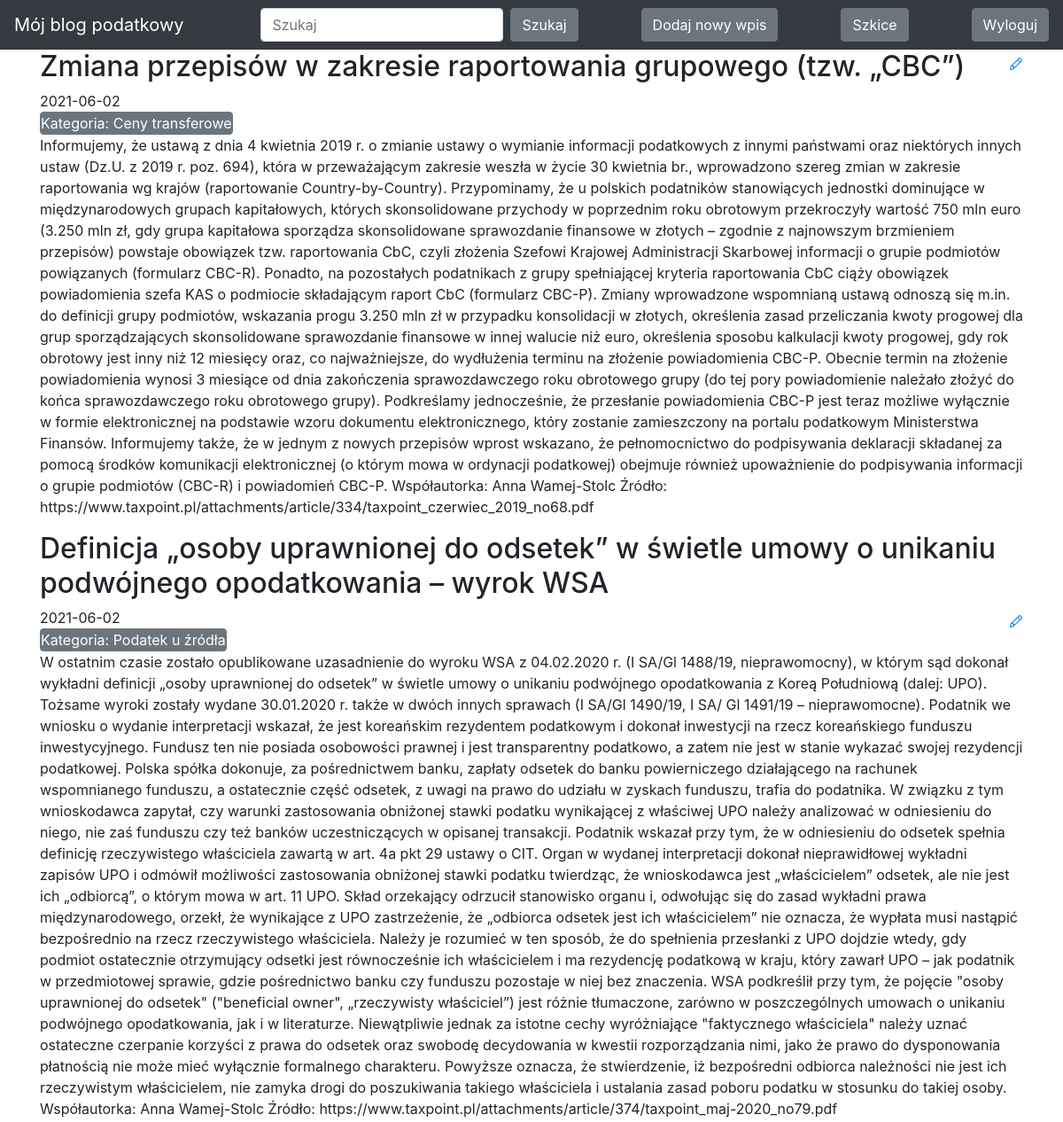
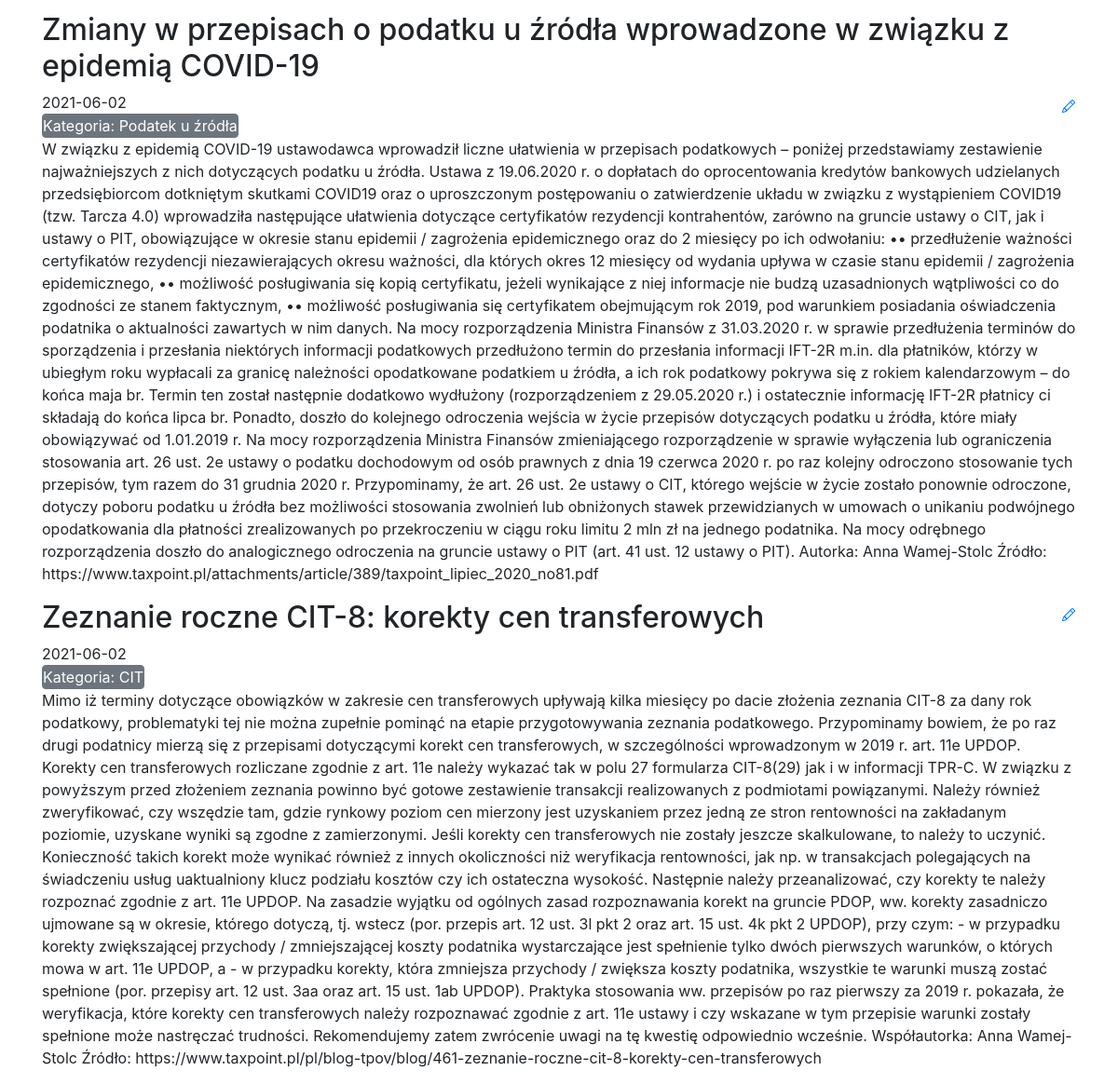
The page / (signed in) on the database its author committed (2 pictures, top to bottom).
### blog/models.py (models this page shows)
class Entry(db.Model):
    id = db.Column(db.Integer, primary_key=True)
    title = db.Column(db.String(80), nullable=False)
    body = db.Column(db.Text, nullable=False)
    pub_date = db.Column(db.DateTime, nullable=False,
                         default=datetime.datetime.utcnow)
    is_published = db.Column(db.Boolean, default=False)
    category = db.Column(db.String(80), nullable=False)

### blog/routes.py (the view)
@app.route("/")
def index():
    search = request.args.get('search', default=None)
    category = request.args.get('category', default=None)
    query = Entry.query.filter_by(is_published=True)
    if search:
        query = query.filter(or_(Entry.title.contains(search), Entry.body.contains(search)))
    elif category:
        query = query.filter(Entry.category == category)
    all_posts = query.order_by(Entry.pub_date.desc())
    return render_template("homepage.html", all_posts=all_posts)

### blog/templates/homepage.html (shortened to what this page needs)
<!DOCTYPE html>
<html lang="en">
{% extends "base.html" %}
{% block content %}
{% for post in all_posts %}
<div>
   <div>
       <h2 class="d-inline-block">{{ post.title }}</h2>
       <a href="{{ url_for('edit_entry', entry_id=post.id) }}">
       </a>
   </div>
   {{ post.pub_date.strftime('%Y-%m-%d') }}
    <form class="form-inline my-2 my-lg-0" action="{{ url_for('index') }}" method="GET">
    <button class="btn btn-secondary my-2 my-sm-0 p-0" name="category" value="{{ post.category }}" type="submit">Kategoria: {{ post.category }}</button>
    </form>
    <p>
       {{ post.body}}
   </p>
</div>
{% endfor %}
{% endblock %}

### rows shown on the page
Entry: title "Zmiana przepisów w zakresie raportowania grupowego (tzw. „CBC”)", pub_date "2021-06-02", category "Ceny transferowe", body "Informujemy, że ustawą z dnia 4 kwietnia 2019 r. o zmianie ustawy o wymianie informacji podatkowych z innymi państwami oraz niektórych innych ustaw (Dz.U. z 2019 r. poz. 694), która w przeważającym zakresie weszła w życie 30 kwietnia br., wprowadzono szereg zmian w zakresie raportowania wg krajów (raportowanie Country-by-Country). Przypominamy, że u polskich podatników stanowiących jednostki dominujące w międzynarodowych grupach kapitałowych, których skonsolidowane przychody w poprzednim roku obrotowym przekroczyły wartość 750 mln euro (3.250 mln zł, gdy grupa kapitałowa sporządza skonsolidowane sprawozdanie finansowe w złotych – zgodnie z najnowszym brzmieniem przepisów) powstaje obowiązek…"
Entry: title "Definicja „osoby uprawnionej do odsetek” w świetle umowy o unikaniu podwójnego opodatkowania – wyrok WSA", pub_date "2021-06-02", category "Podatek u źródła", body "W ostatnim czasie zostało opublikowane uzasadnienie do wyroku WSA z 04.02.2020 r. (I SA/Gl 1488/19, nieprawomocny), w którym sąd dokonał wykładni definicji „osoby uprawnionej do odsetek” w świetle umowy o unikaniu podwójnego opodatkowania z Koreą Południową (dalej: UPO). Tożsame wyroki zostały wydane 30.01.2020 r. także w dwóch innych sprawach (I SA/Gl 1490/19, I SA/ Gl 1491/19 – nieprawomocne). Podatnik we wniosku o wydanie interpretacji wskazał, że jest koreańskim rezydentem podatkowym i dokonał inwestycji na rzecz koreańskiego funduszu inwestycyjnego. Fundusz ten nie posiada osobowości prawnej i jest transparentny podatkowo, a zatem nie jest w stanie wykazać swojej rezydencji podatkowej.…"
Entry: title "Zmiany w przepisach o podatku u źródła wprowadzone w związku z epidemią COVID-19", pub_date "2021-06-02", category "Podatek u źródła", body "W związku z epidemią COVID-19 ustawodawca wprowadził liczne ułatwienia w przepisach podatkowych – poniżej przedstawiamy zestawienie najważniejszych z nich dotyczących podatku u źródła. Ustawa z 19.06.2020 r. o dopłatach do oprocentowania kredytów bankowych udzielanych przedsiębiorcom dotkniętym skutkami COVID19 oraz o uproszczonym postępowaniu o zatwierdzenie układu w związku z wystąpieniem COVID19 (tzw. Tarcza 4.0) wprowadziła następujące ułatwienia dotyczące certyfikatów rezydencji kontrahentów, zarówno na gruncie ustawy o CIT, jak i ustawy o PIT, obowiązujące w okresie stanu epidemii / zagrożenia epidemicznego oraz do 2 miesięcy po ich odwołaniu: •• przedłużenie ważności certyfikatów…"
Entry: title "Zeznanie roczne CIT-8: korekty cen transferowych", pub_date "2021-06-02", category "CIT", body "Mimo iż terminy dotyczące obowiązków w zakresie cen transferowych upływają kilka miesięcy po dacie złożenia zeznania CIT-8 za dany rok podatkowy, problematyki tej nie można zupełnie pominąć na etapie przygotowywania zeznania podatkowego. Przypominamy bowiem, że po raz drugi podatnicy mierzą się z przepisami dotyczącymi korekt cen transferowych, w szczególności wprowadzonym w 2019 r. art. 11e UPDOP. Korekty cen transferowych rozliczane zgodnie z art. 11e należy wykazać tak w polu 27 formularza CIT-8(29) jak i w informacji TPR-C. W związku z powyższym przed złożeniem zeznania powinno być gotowe zestawienie transakcji realizowanych z podmiotami powiązanymi. Należy również zweryfikować, czy…"
